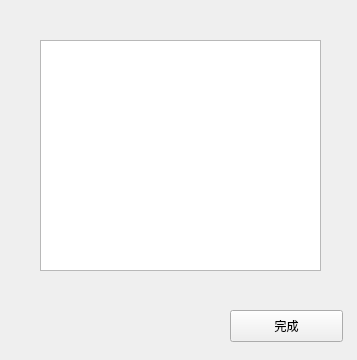
<?xml version="1.0" encoding="UTF-8"?>
<ui version="4.0">
 <class>readMsgFromFileWD</class>
 <widget class="QWidget" name="readMsgFromFileWD">
  <property name="geometry">
   <rect>
    <x>0</x>
    <y>0</y>
    <width>357</width>
    <height>360</height>
   </rect>
  </property>
  <property name="windowTitle">
   <string>Form</string>
  </property>
  <widget class="QPushButton" name="finishBtn">
   <property name="geometry">
    <rect>
     <x>230</x>
     <y>310</y>
     <width>113</width>
     <height>32</height>
    </rect>
   </property>
   <property name="text">
    <string>完成</string>
   </property>
  </widget>
  <widget class="QTextBrowser" name="textBrowser">
   <property name="geometry">
    <rect>
     <x>40</x>
     <y>40</y>
     <width>281</width>
     <height>231</height>
    </rect>
   </property>
  </widget>
 </widget>
 <resources/>
 <connections/>
</ui>
